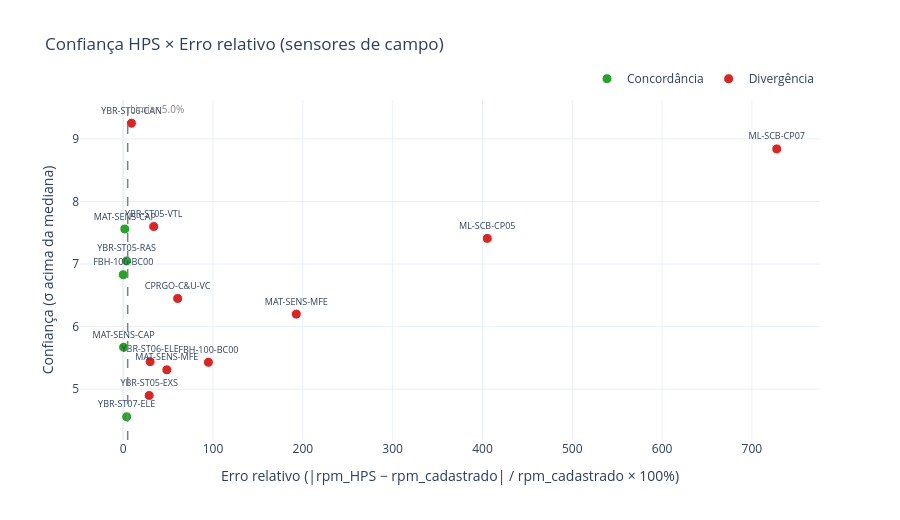

The notebook cell saved with this chart:
### Code cell
# ── 7.6 Gráfico — Confiança × Erro relativo ──────────────────────────────────
# Avalia se a métrica de confiança discrimina estimativas corretas de incorretas.
# Pontos de alta confiança com baixo erro validam a utilidade prática da métrica.

if not df_c.empty and 'confianca' in df_c.columns and df_c['erro_pct'].notna().any():
    df_plot = df_c[df_c['erro_pct'].notna()].copy()

    COR_CONC = '#2ca02c'
    COR_DIV  = '#d62728'

    fig = go.Figure()

    for status, cor in [('Concordância', COR_CONC), ('Divergência', COR_DIV)]:
        sub = df_plot[df_plot['status'] == status]
        fig.add_trace(go.Scatter(
            x=sub['erro_pct'],
            y=sub['confianca'],
            mode='markers+text',
            name=status,
            marker=dict(color=cor, size=10, line=dict(color='white', width=1)),
            text=sub['tag'].str[:12],
            textposition='top center',
            textfont=dict(size=9),
            hovertemplate=(
                '<b>%{customdata[0]}</b><br>'
                'Erro: %{x:.1f}%<br>'
                'Confiança: %{y:.2f}σ<br>'
                'RPM cadastrado: %{customdata[1]:.0f}<br>'
                'RPM estimado: %{customdata[2]:.0f}<extra></extra>'
            ),
            customdata=sub[['tag', 'rpm_cadastrado', 'rpm_estimado']].values
        ))

    fig.add_vline(
        x=LIMIAR_CONCORDANCIA,
        line=dict(color='gray', dash='dash', width=1.5),
        annotation_text=f'Limiar {LIMIAR_CONCORDANCIA}%',
        annotation_position='top right',
        annotation_font=dict(color='gray', size=10)
    )

    fig.update_layout(
        title='Confiança HPS × Erro relativo (sensores de campo)',
        xaxis_title='Erro relativo (|rpm_HPS − rpm_cadastrado| / rpm_cadastrado × 100%)',
        yaxis_title='Confiança (σ acima da mediana)',
        template='plotly_white',
        height=520,
        legend=dict(orientation='h', yanchor='bottom', y=1.02, xanchor='right', x=1)
    )

    fig.show()

    # Estatísticas de confiança por grupo
    print('Confiança média por grupo:')
    print(df_plot.groupby('status')['confianca'].agg(['mean','median','min','max'])
          .round(2).to_string())

### Figure 1 — Plotly figure (JSON) as saved in the notebook; plotly's stock layout.template omitted (floating-point values rounded to 4 significant figures)
{"data": [{"customdata": [["YBR-ST05-RASP", 1715, 1781.0], ["MAT-SENS-CAPEU", 3500, 3516.0], ["MAT-SENS-CAPES", 3500, 3562.0], ["FBH-100-BC001", 1780, 1781.0], ["YBR-ST07-ELEV04", 1715, 1781.0]], "hovertemplate": "<b>%{customdata[0]}</b><br>Erro: %{x:.1f}%<br>Confiança: %{y:.2f}σ<br>RPM cadastrado: %{customdata[1]:.0f}<br>RPM estimado: %{customdata[2]:.0f}<extra></extra>", "marker": {"color": "#2ca02c", "line": {"color": "white", "width": 1}, "size": 10}, "mode": "markers+text", "name": "Concordância", "text": ["YBR-ST05-RAS", "MAT-SENS-CAP", "MAT-SENS-CAP", "FBH-100-BC00", "YBR-ST07-ELE"], "textfont": {"size": 9}, "textposition": "top center", "type": "scatter", "x": [3.86, 0.4457, 1.786, 0.06742, 3.86], "y": [7.05, 5.67, 7.56, 6.83, 4.56]}, {"customdata": [["FBH-100-BC001", 1780, 3469.0], ["CPRGO-C&U-VCP", 1786, 703.1], ["YBR-ST05-VTL01", 1775, 1172.0], ["ML-SCB-CP07", 640, 5297.0], ["ML-SCB-CP05", 640, 3234.0], ["YBR-ST06-ELEV03", 1740, 1219.0], ["MAT-SENS-MFELT", 1185, 3469.0], ["YBR-ST05-EXST03", 1715, 1219.0], ["MAT-SENS-MFELT", 1185, 609.4], ["YBR-ST06-CAN", 1760, 1922.0]], "hovertemplate": "<b>%{customdata[0]}</b><br>Erro: %{x:.1f}%<br>Confiança: %{y:.2f}σ<br>RPM cadastrado: %{customdata[1]:.0f}<br>RPM estimado: %{customdata[2]:.0f}<extra></extra>", "marker": {"color": "#d62728", "line": {"color": "white", "width": 1}, "size": 10}, "mode": "markers+text", "name": "Divergência", "text": ["FBH-100-BC00", "CPRGO-C&U-VC", "YBR-ST05-VTL", "ML-SCB-CP07", "ML-SCB-CP05", "YBR-ST06-ELE", "MAT-SENS-MFE", "YBR-ST05-EXS", "MAT-SENS-MFE", "YBR-ST06-CAN"], "textfont": {"size": 9}, "textposition": "top center", "type": "scatter", "x": [94.88, 60.63, 33.98, 727.6, 405.4, 29.95, 192.7, 28.93, 48.57, 9.199], "y": [5.43, 6.45, 7.6, 8.84, 7.41, 5.44, 6.2, 4.9, 5.31, 9.25]}], "layout": {"annotations": [{"font": {"color": "gray", "size": 10}, "showarrow": false, "text": "Limiar 5.0%", "x": 5, "xanchor": "left", "xref": "x", "y": 1, "yanchor": "top", "yref": "y domain"}], "height": 520, "legend": {"orientation": "h", "x": 1, "xanchor": "right", "y": 1.02, "yanchor": "bottom"}, "shapes": [{"line": {"color": "gray", "dash": "dash", "width": 1.5}, "type": "line", "x0": 5, "x1": 5, "xref": "x", "y0": 0, "y1": 1, "yref": "y domain"}], "title": {"text": "Confiança HPS × Erro relativo (sensores de campo)"}, "xaxis": {"title": {"text": "Erro relativo (|rpm_HPS − rpm_cadastrado| / rpm_cadastrado × 100%)"}}, "yaxis": {"title": {"text": "Confiança (σ acima da mediana)"}}}}
